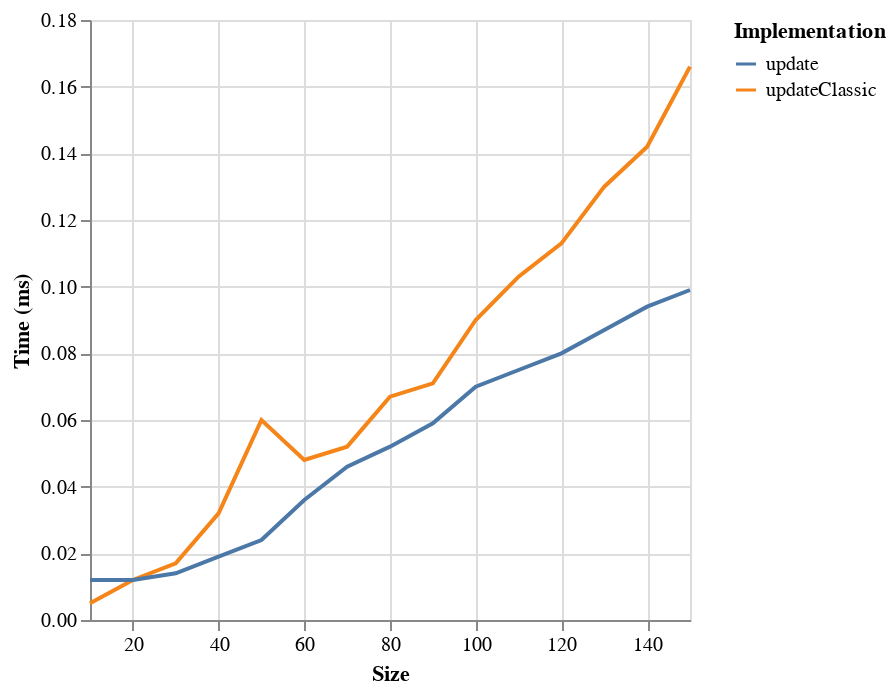

The specification (Vega-Lite) saved for this image:
### Vega specification from a JSON file in a GitHub repository (floating-point values rounded to 4 significant figures)
{"$schema": "https://vega.github.io/schema/vega/v6.json", "background": "white", "padding": 5, "width": 300, "height": 300, "style": "cell", "data": [{"name": "source_0", "values": [{"ms": 0.005, "series": "updateClassic", "size": 10}, {"ms": 0.012, "series": "updateClassic", "size": 20}, {"ms": 0.017, "series": "updateClassic", "size": 30}, {"ms": 0.032, "series": "updateClassic", "size": 40}, {"ms": 0.06, "series": "updateClassic", "size": 50}, {"ms": 0.048, "series": "updateClassic", "size": 60}, {"ms": 0.052, "series": "updateClassic", "size": 70}, {"ms": 0.067, "series": "updateClassic", "size": 80}, {"ms": 0.071, "series": "updateClassic", "size": 90}, {"ms": 0.09, "series": "updateClassic", "size": 100}, {"ms": 0.103, "series": "updateClassic", "size": 110}, {"ms": 0.113, "series": "updateClassic", "size": 120}, {"ms": 0.13, "series": "updateClassic", "size": 130}, {"ms": 0.142, "series": "updateClassic", "size": 140}, {"ms": 0.166, "series": "updateClassic", "size": 150}, {"ms": 0.012, "series": "update", "size": 10}, {"ms": 0.012, "series": "update", "size": 20}, {"ms": 0.014, "series": "update", "size": 30}, {"ms": 0.019, "series": "update", "size": 40}, {"ms": 0.024, "series": "update", "size": 50}, {"ms": 0.036, "series": "update", "size": 60}, {"ms": 0.046, "series": "update", "size": 70}, {"ms": 0.052, "series": "update", "size": 80}, {"ms": 0.059, "series": "update", "size": 90}, {"ms": 0.07, "series": "update", "size": 100}, {"ms": 0.075, "series": "update", "size": 110}, {"ms": 0.08, "series": "update", "size": 120}, {"ms": 0.087, "series": "update", "size": 130}, {"ms": 0.094, "series": "update", "size": 140}, {"ms": 0.099, "series": "update", "size": 150}]}, {"name": "data_0", "source": "source_0", "transform": [{"type": "formula", "expr": "toNumber(datum[\"size\"])", "as": "size"}]}], "marks": [{"name": "pathgroup", "type": "group", "from": {"facet": {"name": "faceted_path_main", "data": "data_0", "groupby": ["series"]}}, "encode": {"update": {"width": {"field": {"group": "width"}}, "height": {"field": {"group": "height"}}}}, "marks": [{"name": "marks", "type": "line", "style": ["line"], "sort": {"field": "x"}, "from": {"data": "faceted_path_main"}, "encode": {"update": {"stroke": {"scale": "color", "field": "series"}, "description": {"signal": "\"Size: \" + (format(datum[\"size\"], \"\")) + \"; Time (ms): \" + (format(datum[\"ms\"], \"\")) + \"; series: \" + (isValid(datum[\"series\"]) ? isArray(datum[\"series\"]) ? join(datum[\"series\"], ' ') : datum[\"series\"] : \"\"+datum[\"series\"])"}, "x": {"scale": "x", "field": "size"}, "y": {"scale": "y", "field": "ms"}, "defined": {"signal": "isValid(datum[\"size\"]) && isFinite(+datum[\"size\"]) && isValid(datum[\"ms\"]) && isFinite(+datum[\"ms\"])"}}}}]}], "scales": [{"name": "x", "type": "linear", "domain": {"data": "data_0", "field": "size"}, "range": [0, {"signal": "width"}], "nice": true, "zero": false}, {"name": "y", "type": "linear", "domain": {"data": "data_0", "field": "ms"}, "range": [{"signal": "height"}, 0], "nice": true, "zero": true}, {"name": "color", "type": "ordinal", "domain": {"data": "data_0", "field": "series", "sort": true}, "range": "category"}], "axes": [{"scale": "x", "orient": "bottom", "gridScale": "y", "grid": true, "tickCount": {"signal": "ceil(width/40)"}, "domain": false, "labels": false, "aria": false, "maxExtent": 0, "minExtent": 0, "ticks": false, "zindex": 0}, {"scale": "y", "orient": "left", "gridScale": "x", "grid": true, "tickCount": {"signal": "ceil(height/40)"}, "domain": false, "labels": false, "aria": false, "maxExtent": 0, "minExtent": 0, "ticks": false, "zindex": 0}, {"scale": "x", "orient": "bottom", "grid": false, "title": "Size", "labelFlush": true, "labelOverlap": true, "tickCount": {"signal": "ceil(width/40)"}, "zindex": 0}, {"scale": "y", "orient": "left", "grid": false, "title": "Time (ms)", "labelOverlap": true, "tickCount": {"signal": "ceil(height/40)"}, "zindex": 0}], "legends": [{"orient": "right", "symbolLimit": 30, "title": "Implementation", "stroke": "color", "symbolType": "stroke"}]}
